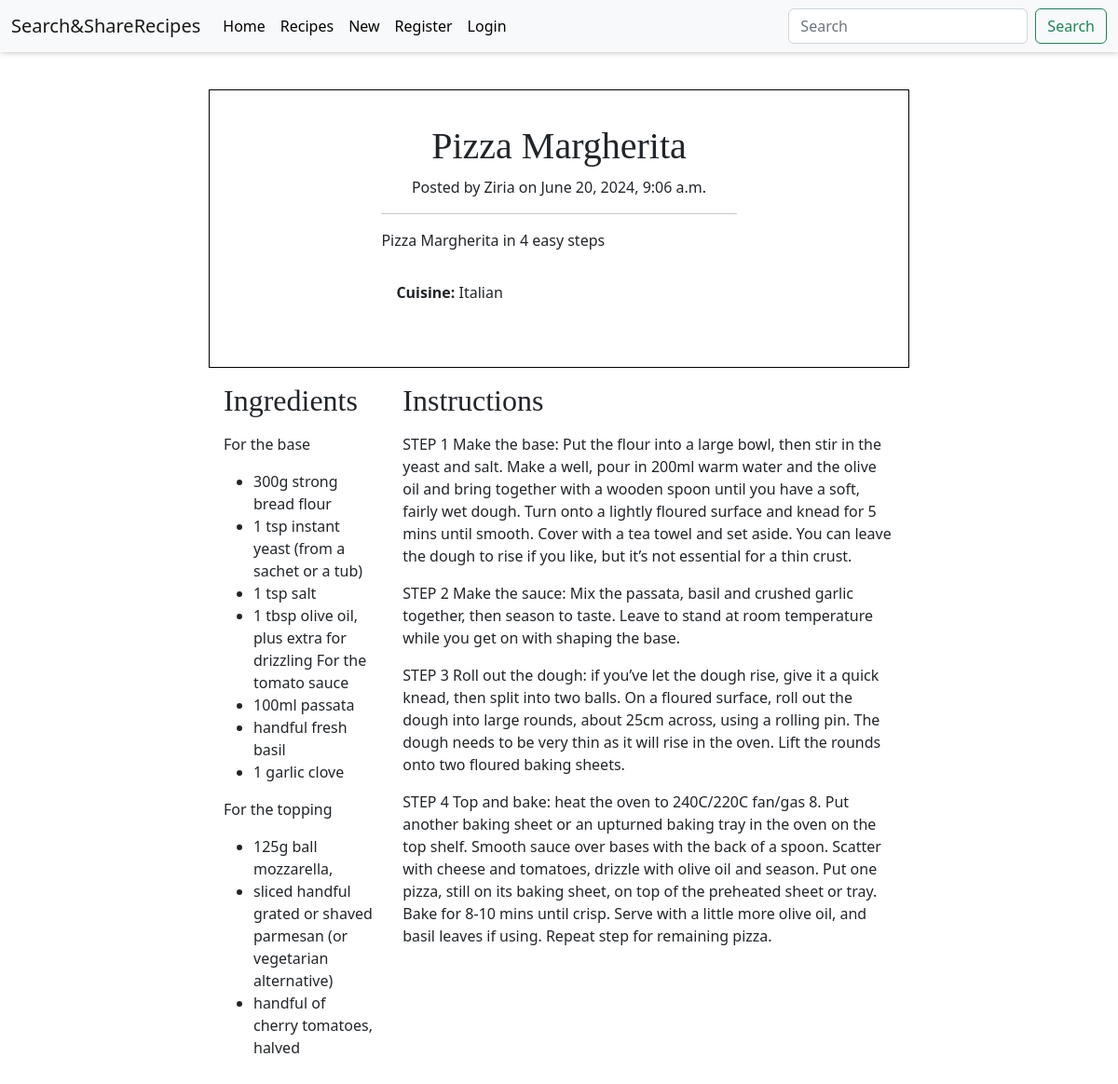
Screenshot of /3/ with the database file from the repository.
### recipes_app/models.py (models this page shows, shortened)
class Recipe(models.Model):
    user = models.ForeignKey(
        User, related_name="recipe_owner", on_delete=models.CASCADE
    )
    title = models.CharField(max_length=300, null=False, blank=False)
    description = models.CharField(max_length=500, null=False, blank=False)
    instructions = RichTextField(max_length=10000, null=False, blank=False)
    ingredients = RichTextField(max_length=10000, null=False, blank=False)
    meal_type = models.CharField(max_length=50, choices=MEAL_TYPES, default="breakfast")
    cuisine_types = models.CharField(
        max_length=50, choices=CUISINE_TYPES, default="italian"
    )
    posted_date = models.DateTimeField(auto_now=True)
    class Meta:
        ordering = ["-posted_date"]

### recipes_app/views.py (the view)
# urls.py: path("<slug:pk>/", views.RecipeDetail.as_view(), name="recipe_details"),
class RecipeDetail(DetailView):
    template_name = "recipes/recipe_details.html"
    model = models.Recipe
    context_object_name = "recipe"

### recipes_app/templates/recipes/recipe_details.html (shortened to what this page needs)
{% extends 'recipes/base.html' %}
{% block content %}
    <div class="container">
        <div class="recipe-info mt-3 p-1">
            <div class="recipe-detail">
                <h1 class="text-center">{{ recipe.title }}</h1>
                <p class="text-center">Posted by {{recipe.user}} on {{recipe.posted_date}}</p>
                <hr>
                <p>{{recipe.description}}</p>
                <p class="p-3"><strong>Cuisine: </strong> {{ recipe.cuisine_types|title }}</p>
            </div>
        </div>
        <div class="recipe-container">
            <div class="ingredients p-3">
                <h2>Ingredients</h2>
                <p>{{ recipe.ingredients|safe }}</p>
            </div>
            <div class="instructions p-3">
                <h2>Instructions</h2>
                <p>{{ recipe.instructions|safe }}</p>
            </div>
        </div>
    </div>
{% endblock %}

### recipes_app/static/css/base.css (style rules this page uses)
:root { --title: 'EB Garamond', serif; --main-font: 'Roboto', serif; --background: #3f006a0f; --blue: #0d6efd; --black: #000; --off-white: #f6f6f6; --white: #fff; --orange: #ffbf50; --smal-box-shadow: 1px -1px 7px 0 #00000061; --border: 1px solid #00000030; }
html, body { height: 100%; }
body { display: flex; flex-direction: column; font-family: var(--main-font); }
h1, h2, h3, h4, h5, h6 { font-family: var(--title); }
.recipe-info { display: flex; flex-direction: column; justify-content: center; }
.recipe-container { display: flex; flex-direction: column; }
.ingredients, .instructions, .recipe-detail { width: 100%; }
@media screen and (min-width: 62.5em) { .recipe-info { flex-direction: row; border: 1px solid var(--black); } }
@media screen and (min-width: 62.5em) { .recipe-detail { width: 60%; padding: 2rem; } }
@media screen and (min-width: 62.5em) { .recipe-container { flex-direction: row; } }
@media screen and (min-width: 62.5em) { .ingredients { width: 33.33%; } }

### rows the page displays
Recipe: title "Pizza Margherita", user "Ziria", posted_date "June 20, 2024, 9:06 a.m.", description "Pizza Margherita in 4 easy steps", cuisine_types "Italian", ingredients "For the base 300g strong bread flour 1 tsp instant yeast (from a sachet or a tub) 1 tsp salt 1 tbsp olive oil, plus extra for drizzling For the tomato sauce 100ml passata handful fresh basil 1 garlic clove For the topping 125g ball mozzarella, sliced handful grated or shaved parmesan (or vegetarian alternative) handful of cherry tomatoes, halved", instructions "STEP 1 Make the base: Put the flour into a large bowl, then stir in the yeast and salt. Make a well, pour in 200ml warm water and the olive oil and bring together with a wooden spoon until you have a soft, fairly wet dough. Turn onto a lightly floured surface and knead for 5 mins until smooth. Cover with a tea towel and set aside. You can leave the dough to rise if you like, but it’s not essential for a thin crust. STEP 2 Make the sauce: Mix the passata, basil and crushed garlic together, then season to taste. Leave to stand at room temperature while you get on with shaping the base. STEP 3 Roll out the dough: if you’ve let the dough rise, give it a quick knead, then split into two balls.…"
